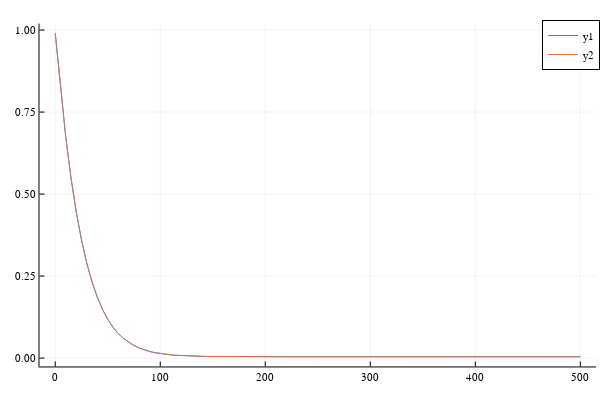

This figure's notebook cell:
### Code cell
eit_vec=eit_Lindbladian_vec(2 * pi * 2.236, 2 * pi * 23.7 ,2 * pi * 108, 2 * pi * 108 , 2 * pi * 117.33)
list=[real(tr(n*vec2dm(instate)))]
delta_t=5
f=instate
evo=exp(delta_t*eit_vec)
@time for i in 1:100
    f=evo*f
    print(i," ")
    append!(list,real(tr(n*vec2dm(f)))) 
end
plot(0:5:500,list)
plot!(0:5:500,res2["n[2]"])
